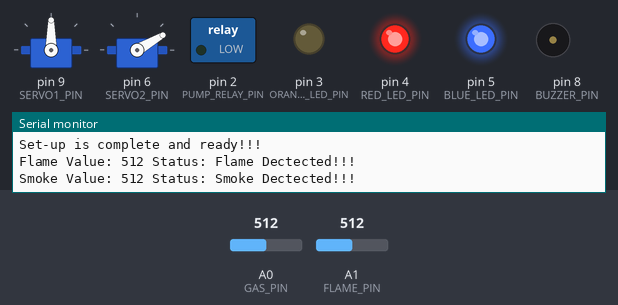
Bench run of a sketch on a simulated Arduino Uno, built with avr-gcc and run on an emulated ATmega328P. On the bench: 2 × servo, switched loads named in the sketch (green lamp = pin HIGH), output pins drawn as LEDs (lit = HIGH), buzzer (waves = sounding, pin HIGH), the last lines printed to the serial monitor. Inputs (shaded band) come from the test bench; at power-on: A1 (FLAME_PIN) = 512, A0 (GAS_PIN) = 512.

Above: at 2.2 s.
2.3 s: A1 (FLAME_PIN) set to 988
7.7 s: A1 (FLAME_PIN) set to 1015
At 12.71 s:
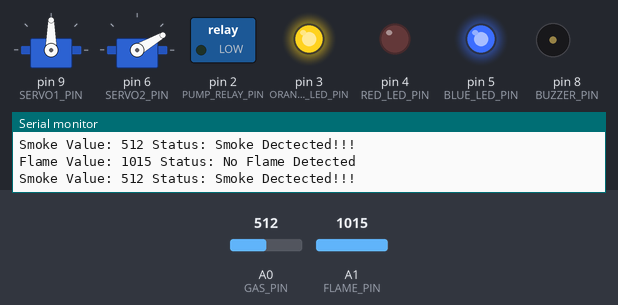
13.1 s: A0 (GAS_PIN) set to 288
16.6 s: A0 (GAS_PIN) set to 264
At 17.1 s:
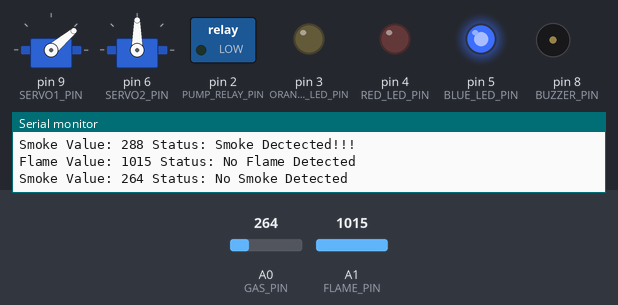
20.1 s: A1 (FLAME_PIN) set to 990
At 21.2 s:
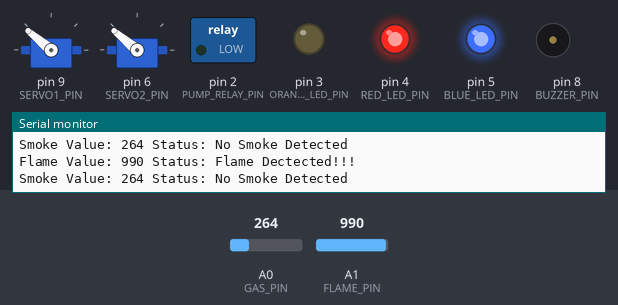
25.5 s: A0 (GAS_PIN) set to 290
At 27.2 s:
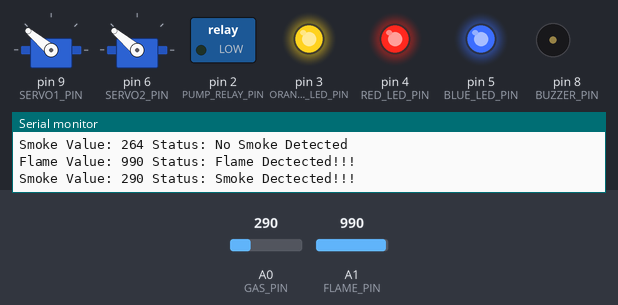
Timing chart, 0 to 33.0 s (numbered marks = the images above; inputs shaded):
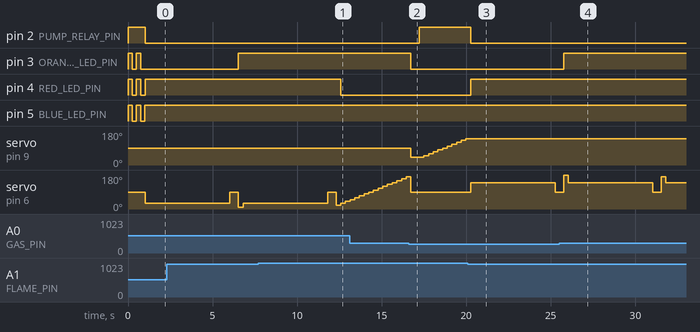

Measured:
- the behaviour switches between 999 and 1000 on A1 (FLAME_PIN) (found by bisection; images 0 and 1)
- the behaviour switches between 281 and 280 on A0 (GAS_PIN) (found by bisection; images 1 and 2)
- after the input at 7.7 s, pin 4 (RED_LED_PIN): HIGH → LOW after 4.9 s
- after the input at 16.6 s, pin 2 (PUMP_RELAY_PIN): LOW → HIGH after 0.63 s; pin 3 (ORANGE_LED_PIN): HIGH → LOW after 0.13 s; servo on pin 9 (SERVO1_PIN): 90° → 40° after 0.13 s, → 50° 0.78 s later, → 60° 0.28 s later, → 70° 0.28 s later, … (11 changes in this stretch)
- after the input at 20.1 s, pin 2 (PUMP_RELAY_PIN): HIGH → LOW after 0.16 s; pin 4 (RED_LED_PIN): LOW → HIGH after 0.16 s; servo on pin 9 (SERVO1_PIN): stops changing and stays 140°; servo on pin 6 (SERVO2_PIN): 90° → 140° after 0.16 s, → 90° 5.0 s later
- after the input at 25.5 s, pin 2 (PUMP_RELAY_PIN): stops changing and stays LOW; pin 3 (ORANGE_LED_PIN): LOW → HIGH after 0.26 s
- by itself, pin 4 (RED_LED_PIN): alternates HIGH for 0.25 s and LOW for 0.26 s, 4 changes in all, then stays HIGH

The sketch:

sourceCode.ino
```cpp
#define FLAME_PIN A1
#define GAS_PIN A0
#define SERVO1_PIN 9
#define SERVO2_PIN 6
#define BUZZER_PIN 8
#define BLUE_LED_PIN 5
#define RED_LED_PIN 4
#define ORANGE_LED_PIN 3
#define PUMP_RELAY_PIN 2

#include <Servo.h>

//Component Object Constructor
Servo servo1;
Servo servo2;

//Function Declaration
void blinkALL(int count, int interval);
void LedOn(char color);

int readFlameLevel();
bool isFlamePresent();
void printFlameStatus();

int readSmokeLevel();
bool isSmokePresent();
void printSmokeStatus();

//Global Variable
int minAngle = 30;
int maxAngle = 150;

void setup() {
  // put your setup code here, to run once:
  Serial.begin(9600);
  Serial.println("Device Starting");

  //Pin Set-ups
  pinMode(FLAME_PIN, INPUT);
  pinMode(GAS_PIN, INPUT);
  pinMode(SERVO1_PIN, OUTPUT);
  pinMode(SERVO2_PIN, OUTPUT);
  pinMode(BUZZER_PIN, OUTPUT);
  pinMode(BLUE_LED_PIN, OUTPUT);
  pinMode(RED_LED_PIN, OUTPUT);
  pinMode(ORANGE_LED_PIN, OUTPUT);
  pinMode(PUMP_RELAY_PIN, OUTPUT);

  servo1.attach(SERVO1_PIN);
  servo2.attach(SERVO2_PIN);

  digitalWrite(PUMP_RELAY_PIN, HIGH); //make sure the pump is off


  Serial.println("Set-up is complete and ready!!!");
  blinkALL(2, 250);
  LedOn('B'); //Power Indicator
}

void loop() {

  //Debug Status
  printFlameStatus();
  printSmokeStatus();

  //Scanning Motion - Servo1
  static int currentAngle = minAngle;
  int angleDifference = 10;
  static bool reachedMax = false;
  static bool wasFlameActive = false;
  static bool wasSmokeActive = false;


  if (!isFlamePresent() && !isSmokePresent()) {
    if (reachedMax == false) {
      currentAngle += angleDifference;
      if (currentAngle >= maxAngle) {
        currentAngle = maxAngle;
        reachedMax = true;
      }
    } else if (reachedMax == true) {
      currentAngle -= angleDifference;
      if (currentAngle <= minAngle) {
        currentAngle = minAngle;
        reachedMax = false;
      }
    }

    servo1.write(currentAngle);
  }

  if (isFlamePresent()){
    LedOn('R');
    servo2.write(currentAngle);
    digitalWrite(PUMP_RELAY_PIN, LOW);//TODO: Turn on Motor
    delay(5000);
    servo2.write(90);
    delay(500);
    digitalWrite(PUMP_RELAY_PIN, HIGH); //TODO: Turn off Motor
  } else {
    LedOff('R');
  }

  static int servo2Angle = 0;
  static bool servo2Increasing = true;

  if (isSmokePresent()) {
      LedOn('O');

      // Sweep servo2 back and forth
      if (servo2Increasing) {
          servo2Angle += 10;
          if (servo2Angle >= 180) {
              servo2Angle = 180;
              servo2Increasing = false;
          }
      } else {
          servo2Angle -= 10;
          if (servo2Angle <= 0) {
              servo2Angle = 0;
              servo2Increasing = true;
          }
      }

      servo2.write(servo2Angle);
      digitalWrite(PUMP_RELAY_PIN, LOW); // Turn on motor here (non-blocking)
      wasSmokeActive = true;

  } else {
      LedOff('O');
      servo2.write(90);
      if (wasSmokeActive == true){
        delay(500);
      }
      digitalWrite(PUMP_RELAY_PIN, HIGH); // Turn off motor here
      wasSmokeActive = false;
  }


  delay (250);

}

void blinkALL(int count, int interval){
  for (int i = 1; i <= count; i++){
    digitalWrite(BLUE_LED_PIN, HIGH);
    digitalWrite(RED_LED_PIN, HIGH);
    digitalWrite(ORANGE_LED_PIN, HIGH);

    delay(interval);

    digitalWrite(BLUE_LED_PIN, LOW);
    digitalWrite(RED_LED_PIN, LOW);
    digitalWrite(ORANGE_LED_PIN, LOW);

    delay(interval);
  }
}

void LedOn(char color){
  if (color == 'B'){
    digitalWrite(BLUE_LED_PIN, HIGH);
  } else if (color == 'R'){
    digitalWrite(RED_LED_PIN, HIGH);
  } else if (color == 'O') {
    digitalWrite(ORANGE_LED_PIN, HIGH);
  }
}

void LedOff(char color){
  if (color == 'B'){
    digitalWrite(BLUE_LED_PIN, LOW);
  } else if (color == 'R'){
    digitalWrite(RED_LED_PIN, LOW);
  } else if (color == 'O') {
    digitalWrite(ORANGE_LED_PIN, LOW);
  }
}

int readFlameLevel(){
  int flameLevel = analogRead(FLAME_PIN);
  return flameLevel;
}

bool isFlamePresent(){
  if (readFlameLevel() < 1000){
    return true;
  } else return false;
}

void printFlameStatus(){
  Serial.print("Flame Value: ");
  Serial.print(readFlameLevel());
  if (isFlamePresent()){
    Serial.println(" Status: Flame Dectected!!!");
  } else {
    Serial.println(" Status: No Flame Detected");
  }

}

int readSmokeLevel(){
  int smokeLevel = analogRead(GAS_PIN);
  return smokeLevel;
}

bool isSmokePresent(){
  if (readSmokeLevel() > 280){
    return true;
  } else return false;
}

void printSmokeStatus(){
  Serial.print("Smoke Value: ");
  Serial.print(readSmokeLevel());

  if (isSmokePresent()){
    Serial.println(" Status: Smoke Dectected!!!");
  } else {
    Serial.println(" Status: No Smoke Detected");
  }
}
```
